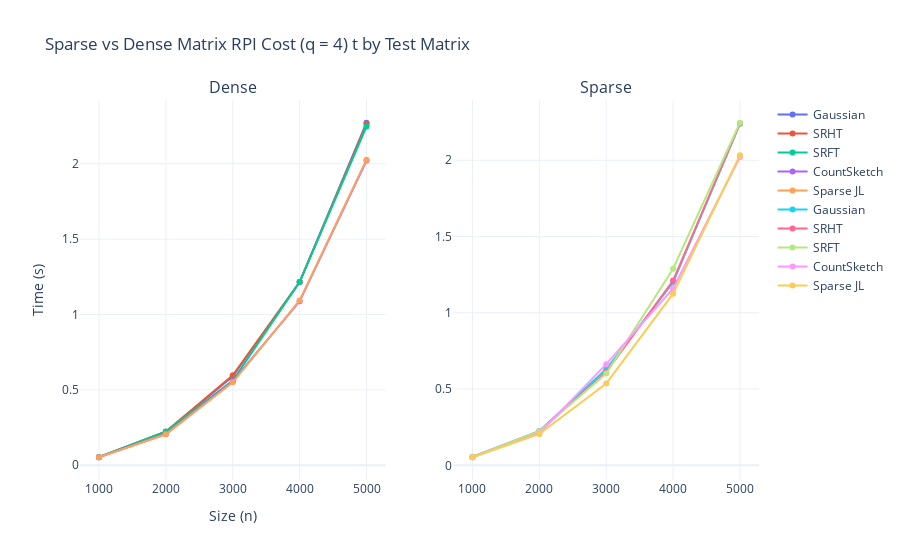

Notebook cell for this chart:
### Markdown cell above
***Figure 3: Randomized Power Iteration Cost***

### Code cell
fig = make_subplots(rows = 1, cols = 2,
                    subplot_titles=['Dense','Sparse'])

_df = summary_df[summary_df['Density'] == 'dense']
for method in _df['Method'].unique():

    fig.add_trace(
        go.Scatter(
            x = _df[_df['Method'] == method]['Size'],
            y = _df[_df['Method'] == method]['RPI Time'],
            name = method
        ),
        row=1,col=1
    )

_df = summary_df[summary_df['Density'] == 'sparse']
for method in _df['Method'].unique():
    fig.add_trace(
        go.Scatter(
            x = _df[_df['Method'] == method]['Size'],
            y = _df[_df['Method'] == method]['RPI Time'],
            name = method
        ),
        row=1,col=2
    )

fig.update_layout(
    title = 'Sparse vs Dense Matrix RPI Cost (q = 4) t by Test Matrix',
    xaxis_title = 'Size (n)',
    yaxis_title = 'Time (s)',
    template = 'plotly_white' 

)

fig.show()

### Figure 1 — Plotly figure (JSON) as saved in the notebook; plotly's stock layout.template omitted (floating-point values rounded to 4 significant figures)
{"data": [{"name": "Gaussian", "type": "scatter", "x": [1000, 2000, 3000, 4000, 5000], "xaxis": "x", "y": [0.05349, 0.2207, 0.5899, 1.215, 2.272], "yaxis": "y"}, {"name": "SRHT", "type": "scatter", "x": [1000, 2000, 3000, 4000, 5000], "xaxis": "x", "y": [0.05367, 0.2237, 0.5971, 1.216, 2.265], "yaxis": "y"}, {"name": "SRFT", "type": "scatter", "x": [1000, 2000, 3000, 4000, 5000], "xaxis": "x", "y": [0.05435, 0.2229, 0.5613, 1.216, 2.247], "yaxis": "y"}, {"name": "CountSketch", "type": "scatter", "x": [1000, 2000, 3000, 4000, 5000], "xaxis": "x", "y": [0.05347, 0.207, 0.5571, 1.088, 2.021], "yaxis": "y"}, {"name": "Sparse JL", "type": "scatter", "x": [1000, 2000, 3000, 4000, 5000], "xaxis": "x", "y": [0.05295, 0.2052, 0.5498, 1.093, 2.027], "yaxis": "y"}, {"name": "Gaussian", "type": "scatter", "x": [1000, 2000, 3000, 4000, 5000], "xaxis": "x2", "y": [0.05608, 0.2244, 0.6309, 1.198, 2.24], "yaxis": "y2"}, {"name": "SRHT", "type": "scatter", "x": [1000, 2000, 3000, 4000, 5000], "xaxis": "x2", "y": [0.0533, 0.224, 0.6119, 1.211, 2.241], "yaxis": "y2"}, {"name": "SRFT", "type": "scatter", "x": [1000, 2000, 3000, 4000, 5000], "xaxis": "x2", "y": [0.05445, 0.224, 0.6018, 1.289, 2.246], "yaxis": "y2"}, {"name": "CountSketch", "type": "scatter", "x": [1000, 2000, 3000, 4000, 5000], "xaxis": "x2", "y": [0.05345, 0.2087, 0.6632, 1.16, 2.021], "yaxis": "y2"}, {"name": "Sparse JL", "type": "scatter", "x": [1000, 2000, 3000, 4000, 5000], "xaxis": "x2", "y": [0.05293, 0.2057, 0.5361, 1.125, 2.033], "yaxis": "y2"}], "layout": {"annotations": [{"font": {"size": 16}, "showarrow": false, "text": "Dense", "x": 0.225, "xanchor": "center", "xref": "paper", "y": 1, "yanchor": "bottom", "yref": "paper"}, {"font": {"size": 16}, "showarrow": false, "text": "Sparse", "x": 0.775, "xanchor": "center", "xref": "paper", "y": 1, "yanchor": "bottom", "yref": "paper"}], "title": {"text": "Sparse vs Dense Matrix RPI Cost (q = 4) t by Test Matrix"}, "xaxis": {"anchor": "y", "domain": [0, 0.45], "title": {"text": "Size (n)"}}, "xaxis2": {"anchor": "y2", "domain": [0.55, 1]}, "yaxis": {"anchor": "x", "domain": [0, 1], "title": {"text": "Time (s)"}}, "yaxis2": {"anchor": "x2", "domain": [0, 1]}}}
